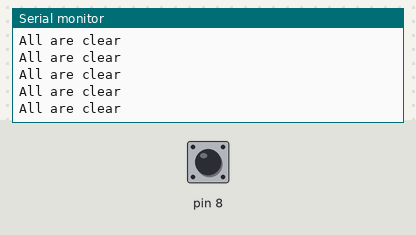
Simulated run of this sketch. Board: Arduino Uno, built with avr-gcc and run on an emulated ATmega328P. On the bench: the last lines printed to the serial monitor. The inputs (shaded band) are chosen by the test bench; at power-on: pin 8 HIGH.

Above: at 1.2 s.
1.3 s: pin 8 driven LOW
At 1.9 s:
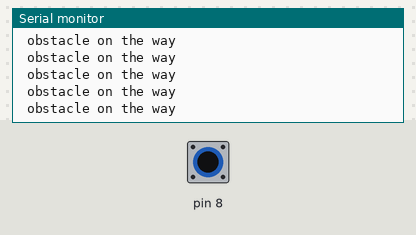
3.2 s: pin 8 driven HIGH
At 3.8 s:
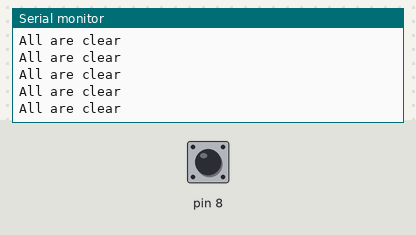
6.2 s: pin 8 driven LOW
At 7.0 s:
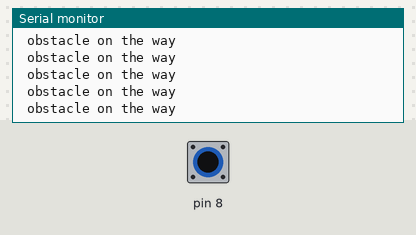
9.2 s: pin 8 driven HIGH
At 9.7 s:
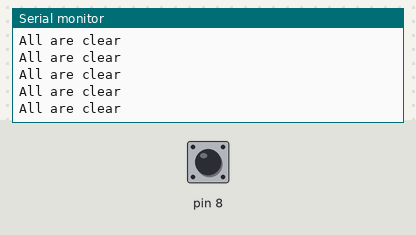
12.2 s: pin 8 driven LOW
At 13.0 s:
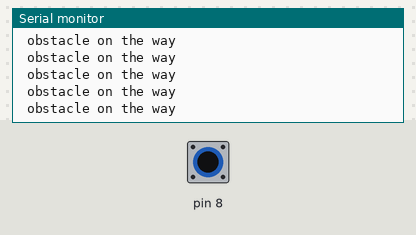

Measured:
- after the input at 1.3 s, the serial monitor: prints a new line after 0.07 s (image 1)

The sketch:

ir_module.ino
```cpp
void setup() {

 Serial.begin(9600);
 pinMode(8,INPUT);

}

void loop() {
  int detect = digitalRead(8); // the status of object is store in detect variable
  if(detect==LOW)
  {
   Serial.println(" obstacle on the way");

    }

   else
   {
    Serial.println("All are clear");
    }

  }
```
